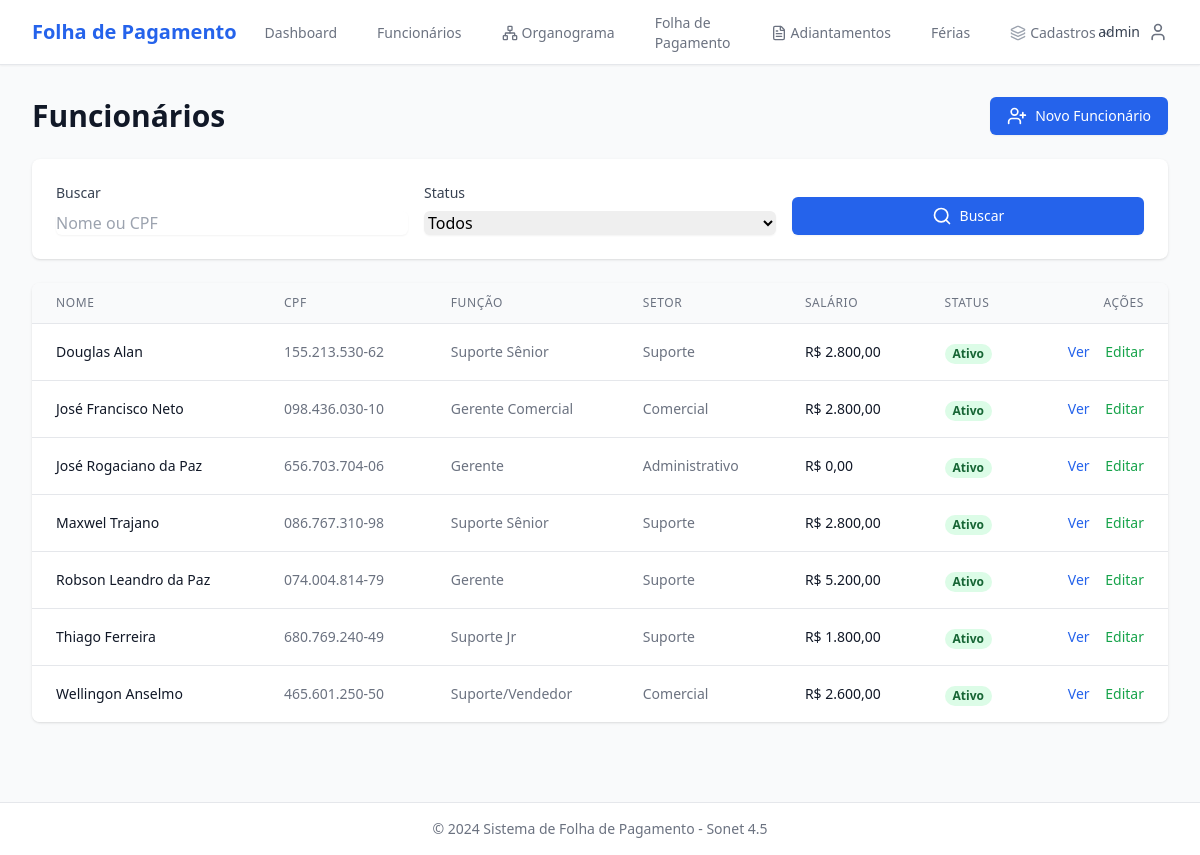
/funcionarios/ (signed in), run on an earlier commit of the app's database.
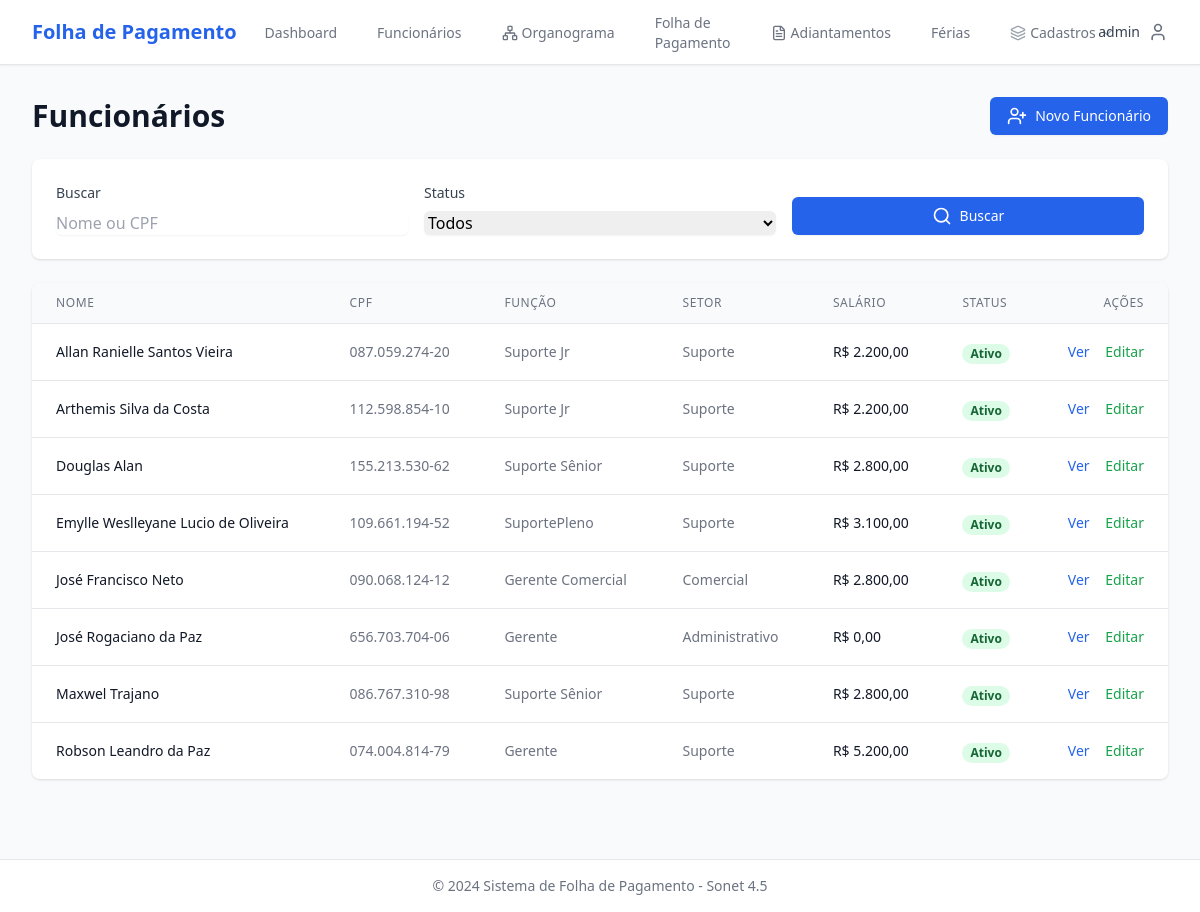
And on a later commit of the database.
### funcionarios/models.py (models this page shows, shortened)
class Funcionario(TimeStampedModel):
    STATUS_CHOICES = [
        ('A', 'Ativo'),
        ('I', 'Inativo'),
        ('F', 'Férias'),
        ('L', 'Licença'),
    ]
    nome_completo = models.CharField('Nome Completo', max_length=200)
    cpf = models.CharField('CPF', max_length=14, unique=True)
    foto = models.ImageField('Foto', upload_to='funcionarios/fotos/', blank=True, null=True)
    data_nascimento = models.DateField('Data de Nascimento', null=True, blank=True)
    email = models.EmailField('E-mail', blank=True)
    telefone = models.CharField('Telefone', max_length=20, blank=True)
    endereco = models.TextField('Endereço', blank=True)
    chave_pix = models.CharField('Chave PIX', max_length=200, blank=True, help_text='CPF, E-mail, Telefone ou Chave Aleatória')
    data_admissao = models.DateField('Data de Admissão')
    funcao = models.ForeignKey(
        Funcao,
        on_delete=models.PROTECT,
        verbose_name='Função',
        related_name='funcionarios'
    )
    setor = models.ForeignKey(
        Setor,
        on_delete=models.PROTECT,
        verbose_name='Setor',
        related_name='funcionarios'
    )
    salario_base = models.DecimalField(
        'Salário Base',
        max_digits=10,
        decimal_places=2,
        validators=[MinValueValidator(0)]
    )
    status = models.CharField('Status', max_length=1, choices=STATUS_CHOICES, default='A')
    participa_folha = models.BooleanField(
        'Participa da Folha de Pagamento',
        default=True,
        help_text='Desmarque para funcionários que não devem aparecer na folha (ex: sócios, consultores externos)'
    )
    superior = models.ForeignKey(
        'self',
        on_delete=models.SET_NULL,
        null=True,
        blank=True,
        verbose_name='Superior/Responsável',
        related_name='subordinados',
        help_text='Funcionário responsável direto por este colaborador'
    )
    observacoes = models.TextField('Observações', blank=True)
    class Meta:
        verbose_name = 'Funcionário'
        verbose_name_plural = 'Funcionários'
        ordering = ['nome_completo']

### core/models.py (models this page shows, shortened)
class TimeStampedModel(models.Model):
    created_at = models.DateTimeField('Criado em', auto_now_add=True)
    updated_at = models.DateTimeField('Atualizado em', auto_now=True)
    class Meta:
        abstract = True

class Funcao(TimeStampedModel):
    nome = models.CharField('Nome', max_length=100, unique=True)
    descricao = models.TextField('Descrição', blank=True)
    nivel_salarial_referencia = models.DecimalField(
        'Nível Salarial de Referência',
        max_digits=10,
        decimal_places=2,
        null=True,
        blank=True,
        validators=[MinValueValidator(0)],
        help_text='Valor de referência para a função'
    )
    ativo = models.BooleanField('Ativo', default=True)
    class Meta:
        verbose_name = 'Função'
        verbose_name_plural = 'Funções'
        ordering = ['nome']

class Setor(TimeStampedModel):
    nome = models.CharField('Nome', max_length=100, unique=True)
    descricao = models.TextField('Descrição', blank=True)
    chefe = models.OneToOneField(
        'funcionarios.Funcionario',
        on_delete=models.SET_NULL,
        null=True,
        blank=True,
        verbose_name='Chefe do Setor',
        related_name='setor_chefiado',
        help_text='Funcionário responsável por este setor'
    )
    ativo = models.BooleanField('Ativo', default=True)
    class Meta:
        verbose_name = 'Setor'
        verbose_name_plural = 'Setores'
        ordering = ['nome']

### funcionarios/views.py (the view)
# urls.py: path('', views.funcionario_list, name='list'),
@login_required
def funcionario_list(request):
    query = request.GET.get('q', '')
    status = request.GET.get('status', '')
    funcionarios = Funcionario.objects.select_related('funcao', 'setor')
    if query:
        funcionarios = funcionarios.filter(
            Q(nome_completo__icontains=query) | Q(cpf__icontains=query)
        )
    if status:
        funcionarios = funcionarios.filter(status=status)
    else:
        funcionarios = funcionarios.filter(status='A')  # Default: apenas ativos
    funcionarios = funcionarios.order_by('nome_completo')
    context = {
        'funcionarios': funcionarios,
        'query': query,
        'status': status,
    }
    return render(request, 'funcionarios/funcionario_list.html', context)

### templates/funcionarios/funcionario_list.html (shortened to what the changed rows need)
{% extends 'base.html' %}
{% block content %}
<div class="space-y-6">
    <div class="flex justify-between items-center">
        <h1 class="text-3xl font-bold text-gray-900">Funcionários</h1>
    </div>
    <div class="bg-white shadow rounded-lg overflow-hidden">
        <table class="min-w-full divide-y divide-gray-200">
            <thead class="bg-gray-50">
                <tr>
                    <th class="px-6 py-3 text-left text-xs font-medium text-gray-500 uppercase tracking-wider">Nome</th>
                    <th class="px-6 py-3 text-left text-xs font-medium text-gray-500 uppercase tracking-wider">CPF</th>
                    <th class="px-6 py-3 text-left text-xs font-medium text-gray-500 uppercase tracking-wider">Função</th>
                    <th class="px-6 py-3 text-left text-xs font-medium text-gray-500 uppercase tracking-wider">Setor</th>
                    <th class="px-6 py-3 text-left text-xs font-medium text-gray-500 uppercase tracking-wider">Salário</th>
                    <th class="px-6 py-3 text-left text-xs font-medium text-gray-500 uppercase tracking-wider">Status</th>
                    <th class="px-6 py-3 text-right text-xs font-medium text-gray-500 uppercase tracking-wider">Ações</th>
                </tr>
            </thead>
            <tbody class="bg-white divide-y divide-gray-200">
                {% for funcionario in funcionarios %}
                <tr class="hover:bg-gray-50">
                    <td class="px-6 py-4 whitespace-nowrap">
                        <div class="text-sm font-medium text-gray-900">{{ funcionario.nome_completo }}</div>
                    </td>
                    <td class="px-6 py-4 whitespace-nowrap text-sm text-gray-500">{{ funcionario.cpf }}</td>
                    <td class="px-6 py-4 whitespace-nowrap text-sm text-gray-500">{{ funcionario.funcao.nome }}</td>
                    <td class="px-6 py-4 whitespace-nowrap text-sm text-gray-500">{{ funcionario.setor.nome }}</td>
                    <td class="px-6 py-4 whitespace-nowrap text-sm text-gray-900">R$ {{ funcionario.salario_base|floatformat:2 }}</td>
                    <td class="px-6 py-4 whitespace-nowrap">
                        {% if funcionario.status == 'A' %}
                            <span class="px-2 inline-flex text-xs leading-5 font-semibold rounded-full bg-green-100 text-green-800">Ativo</span>
                        {% elif funcionario.status == 'I' %}
                            <span class="px-2 inline-flex text-xs leading-5 font-semibold rounded-full bg-red-100 text-red-800">Inativo</span>
                        {% elif funcionario.status == 'F' %}
                            <span class="px-2 inline-flex text-xs leading-5 font-semibold rounded-full bg-yellow-100 text-yellow-800">Férias</span>
                        {% else %}
                            <span class="px-2 inline-flex text-xs leading-5 font-semibold rounded-full bg-blue-100 text-blue-800">Licença</span>
                        {% endif %}
                    </td>
                    <td class="px-6 py-4 whitespace-nowrap text-right text-sm font-medium">
                        <a href="{% url 'funcionarios:detail' funcionario.pk %}" class="text-blue-600 hover:text-blue-900 mr-3">Ver</a>
                        <a href="{% url 'funcionarios:update' funcionario.pk %}" class="text-green-600 hover:text-green-900">Editar</a>
                    </td>
                </tr>
                {% empty %}
                <tr>
                    <td colspan="7" class="px-6 py-4 text-center text-sm text-gray-500">Nenhum funcionário encontrado.</td>
                </tr>
                {% endfor %}
            </tbody>
        </table>
    </div>
</div>
{% endblock %}

What changed in the data, as far as the page shows it:
no longer on this page (row edited): Funcionario: nome_completo "Thiago Ferreira", cpf "680.769.240-49", funcao.nome "Suporte Jr", setor.nome "Suporte", salario_base "1.800,00", status "Ativo"
no longer on this page (row edited): Funcionario: nome_completo "Wellingon Anselmo", cpf "465.601.250-50", funcao.nome "Suporte/Vendedor", setor.nome "Comercial", salario_base "2.600,00", status "Ativo"
added Funcionario: nome_completo "Allan Ranielle Santos Vieira", cpf "087.059.274-20", funcao.nome "Suporte Jr", setor.nome "Suporte", salario_base "2.200,00", status "Ativo"
added Funcionario: nome_completo "Arthemis Silva da Costa", cpf "112.598.854-10", funcao.nome "Suporte Jr", setor.nome "Suporte", salario_base "2.200,00", status "Ativo"
now on this page (row edited): Funcionario: nome_completo "Emylle Weslleyane Lucio de Oliveira", cpf "109.661.194-52", funcao.nome "SuportePleno", setor.nome "Suporte", salario_base "3.100,00", status "Ativo"
changed Funcionario "José Francisco Neto": cpf "098.436.030-10" → "090.068.124-12"
